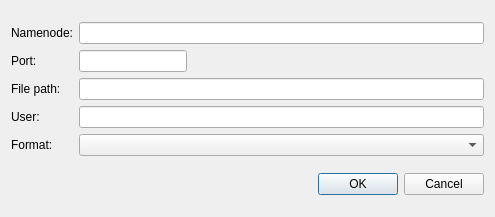
<?xml version="1.0" encoding="UTF-8"?>
<ui version="4.0">
 <class>PVImportHDFSDlg</class>
 <widget class="QDialog" name="PVImportHDFSDlg">
  <property name="geometry">
   <rect>
    <x>0</x>
    <y>0</y>
    <width>495</width>
    <height>217</height>
   </rect>
  </property>
  <property name="windowTitle">
   <string>Dialog</string>
  </property>
  <layout class="QVBoxLayout" name="verticalLayout">
   <item>
    <layout class="QGridLayout" name="gridLayout">
     <item row="6" column="2">
      <widget class="QLineEdit" name="_path"/>
     </item>
     <item row="5" column="2">
      <widget class="QLineEdit" name="_port">
       <property name="sizePolicy">
        <sizepolicy hsizetype="Maximum" vsizetype="Fixed">
         <horstretch>0</horstretch>
         <verstretch>0</verstretch>
        </sizepolicy>
       </property>
      </widget>
     </item>
     <item row="8" column="2">
      <widget class="QComboBox" name="_formats"/>
     </item>
     <item row="1" column="2">
      <widget class="QLineEdit" name="_namenode"/>
     </item>
     <item row="6" column="0">
      <widget class="QLabel" name="label_3">
       <property name="text">
        <string>File path:</string>
       </property>
      </widget>
     </item>
     <item row="8" column="0">
      <widget class="QLabel" name="label_4">
       <property name="text">
        <string>Format:</string>
       </property>
      </widget>
     </item>
     <item row="1" column="0">
      <widget class="QLabel" name="label">
       <property name="text">
        <string>Namenode:</string>
       </property>
      </widget>
     </item>
     <item row="5" column="0">
      <widget class="QLabel" name="label_2">
       <property name="text">
        <string>Port:</string>
       </property>
      </widget>
     </item>
     <item row="7" column="0">
      <widget class="QLabel" name="label_5">
       <property name="text">
        <string>User:</string>
       </property>
      </widget>
     </item>
     <item row="7" column="2">
      <widget class="QLineEdit" name="_user"/>
     </item>
    </layout>
   </item>
   <item>
    <widget class="QDialogButtonBox" name="buttonBox">
     <property name="orientation">
      <enum>Qt::Horizontal</enum>
     </property>
     <property name="standardButtons">
      <set>QDialogButtonBox::Cancel|QDialogButtonBox::Ok</set>
     </property>
    </widget>
   </item>
  </layout>
 </widget>
 <resources/>
 <connections>
  <connection>
   <sender>buttonBox</sender>
   <signal>accepted()</signal>
   <receiver>PVImportHDFSDlg</receiver>
   <slot>accept()</slot>
   <hints>
    <hint type="sourcelabel">
     <x>248</x>
     <y>254</y>
    </hint>
    <hint type="destinationlabel">
     <x>157</x>
     <y>274</y>
    </hint>
   </hints>
  </connection>
  <connection>
   <sender>buttonBox</sender>
   <signal>rejected()</signal>
   <receiver>PVImportHDFSDlg</receiver>
   <slot>reject()</slot>
   <hints>
    <hint type="sourcelabel">
     <x>316</x>
     <y>260</y>
    </hint>
    <hint type="destinationlabel">
     <x>286</x>
     <y>274</y>
    </hint>
   </hints>
  </connection>
 </connections>
</ui>
